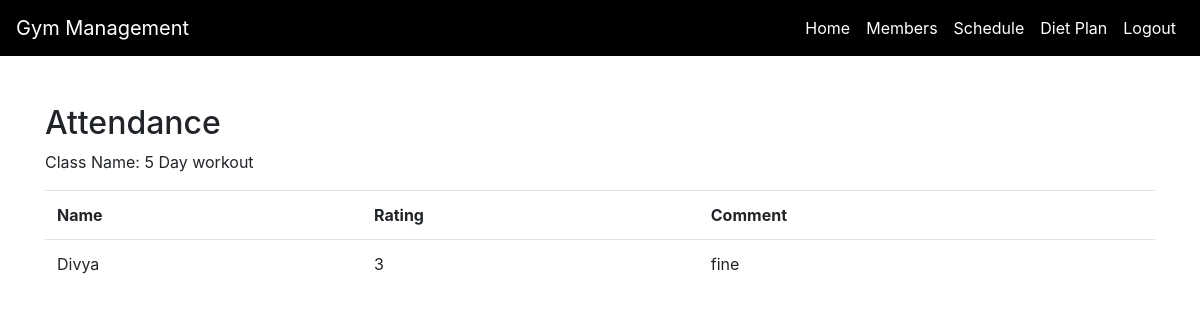
Page /viewattendance.php?id=9&name=5 Day workout (signed in) on the committed database.
### tables this page shows
CREATE TABLE `feedback` (
  `feedbackid` int(11) NOT NULL,
  `comment` varchar(255) DEFAULT NULL,
  `date` datetime(6) DEFAULT NULL,
  `rating` int(11) DEFAULT NULL,
  `class_id` int(11) DEFAULT NULL,
  `memberid` int(11) DEFAULT NULL
);

CREATE TABLE `member` (
  `member_id` int(11) NOT NULL,
  `email` varchar(255) DEFAULT NULL,
  `mobile` varchar(255) DEFAULT NULL,
  `name` varchar(255) DEFAULT NULL,
  `password` varchar(255) DEFAULT NULL,
  `username` varchar(255) DEFAULT NULL,
  `gym_id` bigint(20) DEFAULT NULL
);

### viewattendance.php (the view, shortened to what this page needs)
<?php
$id=$_GET["id"];
$name=$_GET["name"];
?>
<!DOCTYPE html>
<html lang="en">
<head>
    <link rel="stylesheet" href="https://stackpath.bootstrapcdn.com/bootstrap/4.3.1/css/bootstrap.min.css">
</head>
<body>
    <nav class="navbar navbar-expand-lg navbar-dark fixed-top">
        <a class="navbar-brand" href="#">Gym Management</a>
        <div class="collapse navbar-collapse" id="navbarNav">
        <ul class="navbar-nav ml-auto">
            <li class="nav-item active">
                <a class="nav-link" href="empdashboard.php">Home</a>
            </li>
            <li class="nav-item">
                <a class="nav-link" href="empmembers.php">Members</a>
            </li>
            <li class="nav-item">
                <a class="nav-link" href="empclasses.php">Schedule</a>
            </li>
            <li class="nav-item">
                <a class="nav-link" href="empdietplan.php">Diet Plan</a>
            </li>
            <li class="nav-item">
                <a class="nav-link" href="logout.php">Logout</a>
            </li>
        </ul>
    </div>
    </nav>
    <div class="container mt-5">
    <h2>Attendance</h2>
                <p>Class Name: <?php echo $name;?></p>
                <?php
   $con = mysqli_connect("localhost:3307","root","","gym_management_system");
   $var=mysqli_query($con,"SELECT feedback.comment,feedback.rating,member.name FROM `attendance`,`feedback`,`member` WHERE attendance.class_id=feedback.class_id and attendance.class_id=$id AND attendance.memberid=feedback.memberid and attendance.class_id=feedback.class_id and member.member_id=feedback.memberid;");
   echo "<table class='table'>";
   echo "<tr>
   <th>Name</th>
   <th>Rating</th>
   <th>Comment</th>
   </tr>";
   if(mysqli_num_rows($var)>0){
       while($arr=mysqli_fetch_row($var))
       {
       echo "<tr>
       <td>$arr[2]</td>
       <td>$arr[1]</td>
       <td>$arr[0]</td>
       </tr>";}
       echo "</table>";
   }
   ?>
    </div>
</body>
</html>

### viewattendance.php (style rules this page uses)
body { padding-top: 56px; }
.navbar { background-color: #000; }
.navbar-dark .navbar-nav .nav-link { color: #fff; }

### rows in the picture
feedback: memberid.name "Divya", rating "3", comment "fine"

### other values in the picture
$name "5 Day workout"
